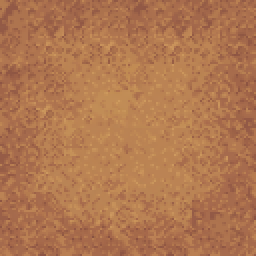
#> input picture game/assets/terrain16/dirt_field.png, 128 x 128 px, found by its file name (shown 2 times larger)
$ python make_path_field.py
#> lines starting #> are read from the running program, lines starting #| are printed output that depends on the picture
#!/usr/bin/env python3
# -*- coding: utf-8 -*-
# ─────────────────────────────────────────────────────────────────────────────
# 다진 흙길(PATH) 전용 베이스 필드 생성기 — S1R 폴리시 / ADR-0057 "길 타일 분리"
#
# 왜 필요한가: 단일출처(_TERRAIN_SINGLE_SOURCE) 전환 뒤 main.gd는 마당 맨흙(_bf_earth)과
#   길(_bf_dirt)에 **같은 dirt_field.png**를 물려 썼다(`_bf_earth = _bf_dirt.duplicate()`).
#   그래서 안식 마당의 십자 길이 tan-on-tan으로 완전히 소실됐다(ADR-0057 지적 그대로).
#   스타듀도 마당 흙과 다진 길은 별개 타일이다.
#
# 왜 오프라인인가(ADR-0058 물가 정책과 같은 결): 지형 톤은 런타임 절차 후처리로 만들지 않는다.
#   이 유틸을 **한 번 실행**해 정적 필드 PNG를 굽고 커밋한다 — 런타임은 그 PNG만 읽는다.
#
# 파이프라인: single_source/dirt_field.png(팔레트-락 단일출처) → 픽셀 순수 HSV 톤맵 → path_field.png.
#   *같은 출처*를 톤만 눌러 파생하므로 팔레트 계열·그레인·씸리스(타일링 이음매)가 그대로 보존된다.
#   단조 매핑이라 색 수는 늘지 않는다(ADR-0057 저색 crisp 원칙).
#
# 톤 방향(asset-ruleset §17 "채도 아닌 **명도**로 구분", §9 warm 베이스 유지):
#   · 명도 ↓ (다져져 그늘진 흙) — 마당 맨흙과 mean L* 약 13 차 → 셀 경계에서 확실히 읽힘
#   · 채도 ↓ (모래빛 노랑 → 가라앉은 회갈색)
#   · 색상은 warm 갈색 계열 유지(살짝만 붉은 쪽 — 팔레트 이탈 방지)
#   외곽선 없음(지형=무외곽선 락). 결정적(난수 없음·픽셀 순수 함수).
#
# 사용: python3 game/tools/make_path_field.py
# 산출: game/assets/terrain16/single_source/path_field.png (+ stdout 톤 리포트)
# ─────────────────────────────────────────────────────────────────────────────
import colorsys
import os

from PIL import Image

VAL_MUL = 0.78    # 명도 배율(다짐 그늘)
SAT_MUL = 0.80    # 채도 배율(회갈색화)
HUE_LERP = 0.30   # 색상을 HUE_TARGET 쪽으로 당기는 가중치
HUE_TARGET = 0.075  # 살짝 붉은 갈색(원본 tan hue ≈ 0.10) — warm 계열 유지


def tone(rgb):
    r, g, b = [v / 255.0 for v in rgb]
    h, s, v = colorsys.rgb_to_hsv(r, g, b)
    h = h + (HUE_TARGET - h) * HUE_LERP
    s = min(1.0, s * SAT_MUL)
    v = min(1.0, v * VAL_MUL)
    r2, g2, b2 = colorsys.hsv_to_rgb(h, s, v)
    return tuple(int(round(c * 255.0)) for c in (r2, g2, b2))


def lstar(rgb):
    """sRGB → CIE L* (명도 차 정량 리포트용)."""
    def lin(u):
        u /= 255.0
        return u / 12.92 if u <= 0.04045 else ((u + 0.055) / 1.055) ** 2.4
    y = 0.2126 * lin(rgb[0]) + 0.7152 * lin(rgb[1]) + 0.0722 * lin(rgb[2])
    return 116.0 * (y ** (1.0 / 3.0) if y > 0.008856 else 7.787 * y + 16.0 / 116.0) - 16.0


def mean_lstar(counts):
    total = sum(n for n, _ in counts)
    return sum(n * lstar(c) for n, c in counts) / total


def main():
    here = os.path.dirname(os.path.abspath(__file__))
    ss = os.path.normpath(os.path.join(here, "..", "assets", "terrain16", "single_source"))
    src_path = os.path.join(ss, "dirt_field.png")
    out_path = os.path.join(ss, "path_field.png")

    src = Image.open(src_path).convert("RGB")
#> src is the input picture: PIL image 128x128 RGB; mean R, G, B 176.3, 118.8, 79.3
    lut = {}
    out = Image.new("RGB", src.size)
#> out: PIL image 128x128 RGB; every value is 0
    sp = src.load()
    op = out.load()
    for y in range(src.size[1]):
        for x in range(src.size[0]):
            c = sp[x, y]
            if c not in lut:
                lut[c] = tone(c)
            op[x, y] = lut[c]
    out.save(out_path)
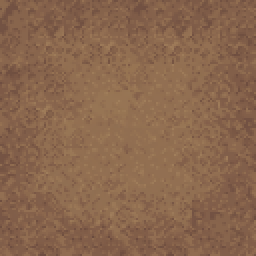
#> saved as path_field.png: PIL image 128x128 RGB (shown 2 times larger); mean R, G, B 137.5, 102.4, 77

    sc = src.getcolors(1 << 20)
    oc = out.getcolors(1 << 20)
    l_src = mean_lstar(sc)
    l_out = mean_lstar(oc)
    print("✅ 저장:", out_path, "(%dx%d)" % out.size)
#| ✅ 저장: game/assets/terrain16/single_source/path_field.png (128x128)
    print("  색 수: 마당 흙 %d → 길 %d (저색 유지)" % (len(sc), len(oc)))
#|   색 수: 마당 흙 1426 → 길 526 (저색 유지)
    print("  mean L*: 마당 흙 %.1f → 길 %.1f (차 %.1f)" % (l_src, l_out, l_src - l_out))
#|   mean L*: 마당 흙 55.0 → 길 46.3 (차 8.8)
    print("  대표색: %s L*=%.1f → %s L*=%.1f"
          % (max(sc)[1], lstar(max(sc)[1]), tone(max(sc)[1]), lstar(tone(max(sc)[1]))))
#|   대표색: (187, 131, 83) L*=59.4 → (146, 111, 81) L*=49.6


if __name__ == "__main__":
    main()

$ run again, with game/assets/terrain16/single_source/dirt_field.png copied over game/assets/terrain16/dirt_field.png
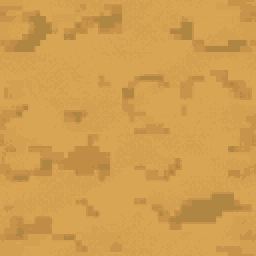
#> input picture game/assets/terrain16/single_source/dirt_field.png, 128 x 128 px, found by its file name (shown 2 times larger)
#> out: PIL image 128x128 RGB; every value is 0
#> after the loop in main, `for y in range(src.size[1]):`: lut = {(211, 159, 81): (165, 128, 83), (216, 164, 81): (168, 132, 84), (216, 165, 84): (168, 133, 86), (215, 162, 83): (168, 131, 85), (215, 164, 84): (168, 132, 86), (200, 147, 74): (156, 120, 77), (193, 140, 70): (151, 115, 74), (175, 134, 66): (136, 107, 68)}
#> in main, `out.save(out_path)`:
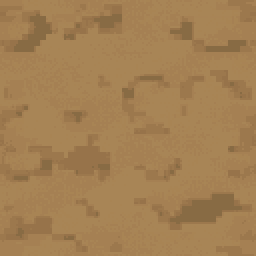
#> saved as path_field.png: PIL image 128x128 RGB (shown 2 times larger); mean R, G, B 163.3, 127.7, 82.4
#> sc = [(6194, (216, 165, 84)), (296, (215, 164, 84)), (82, (215, 162, 83)), (1552, (216, 164, 81)), (4826, (211, 159, 81)), (1627, (200, 147, 74)), (964, (193, 140, 70)), (843, (175, 134, 66))]
#> oc = [(6194, (168, 133, 86)), (296, (168, 132, 86)), (82, (168, 131, 85)), (1552, (168, 132, 84)), (4826, (165, 128, 83)), (1627, (156, 120, 77)), (964, (151, 115, 74)), (843, (136, 107, 68))]
#> total = 16384
#> l_src = 68.55
#> l_out = 55.87
#| ✅ 저장: game/assets/terrain16/single_source/path_field.png (128x128)
#|   색 수: 마당 흙 8 → 길 8 (저색 유지)
#|   mean L*: 마당 흙 68.5 → 길 55.9 (차 12.7)
#|   대표색: (216, 165, 84) L*=71.0 → (168, 133, 86) L*=57.8
